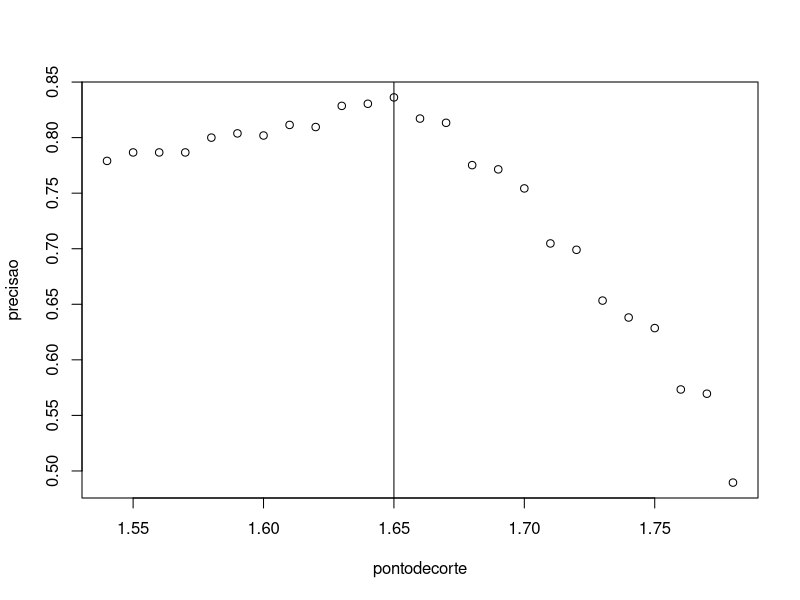
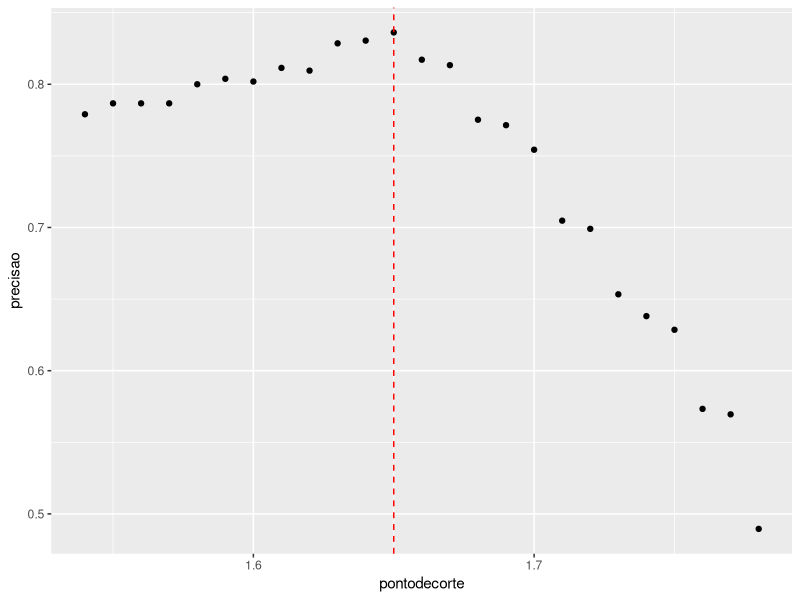
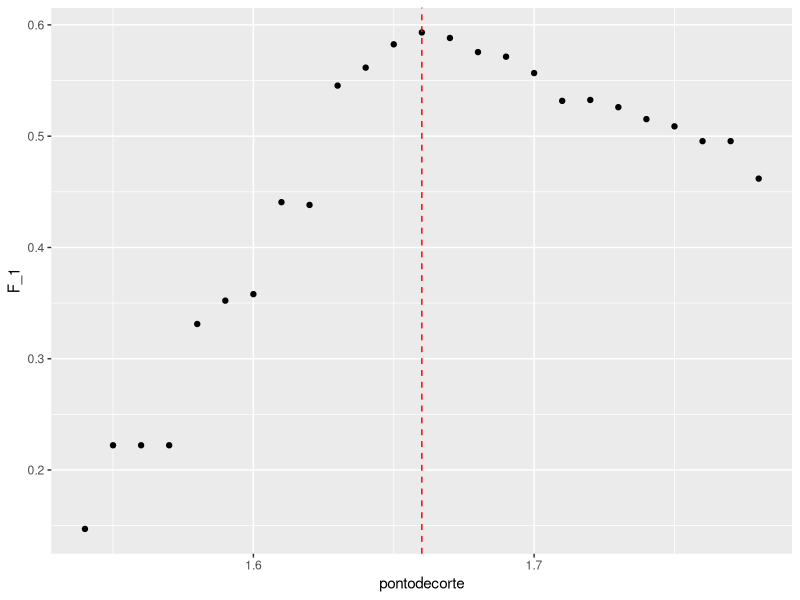
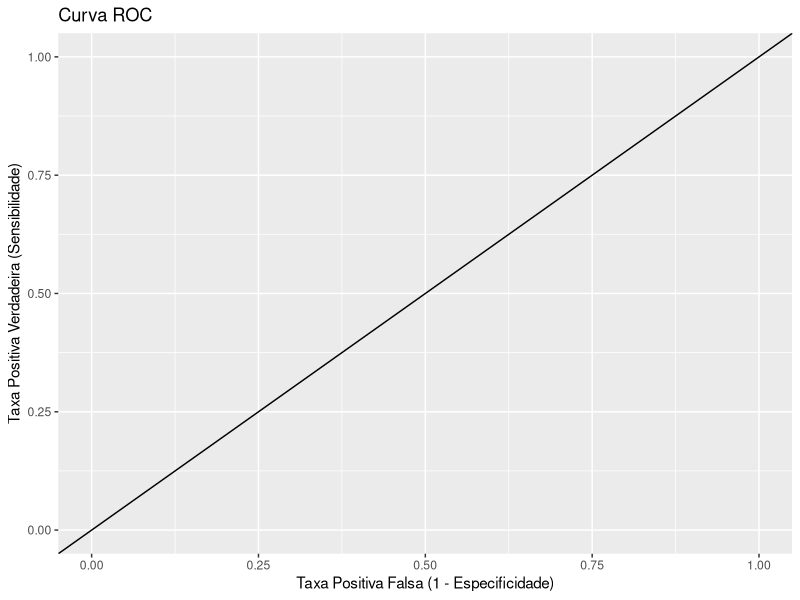
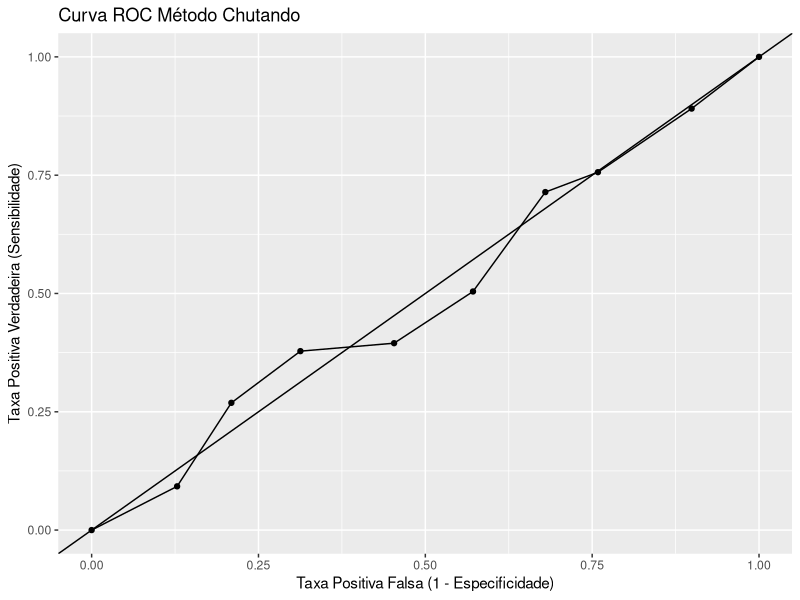
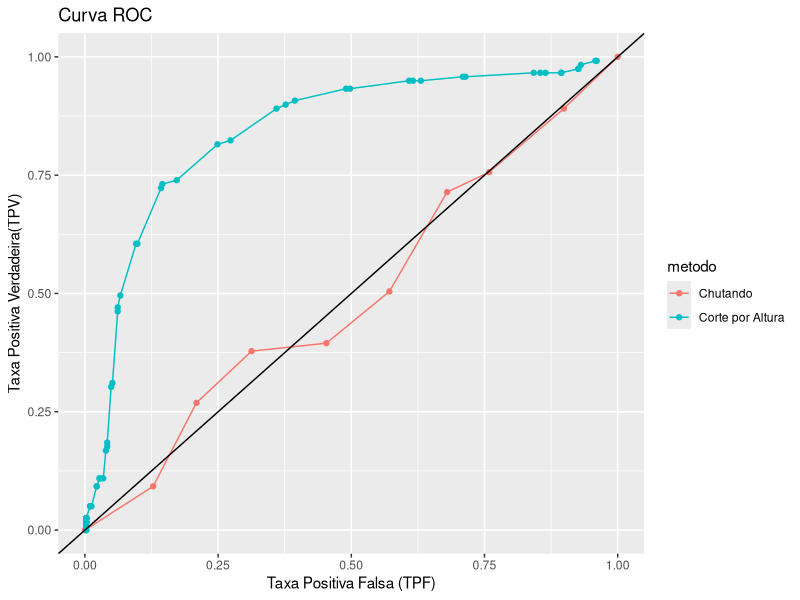
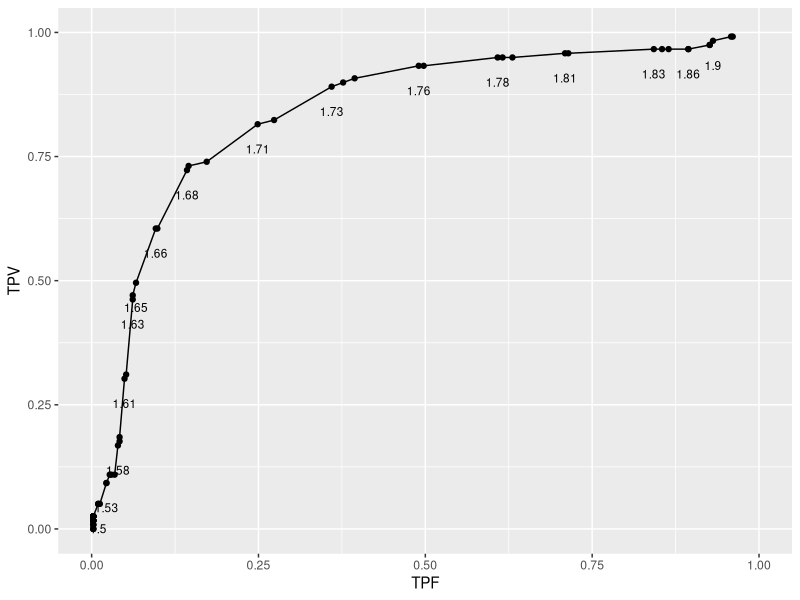
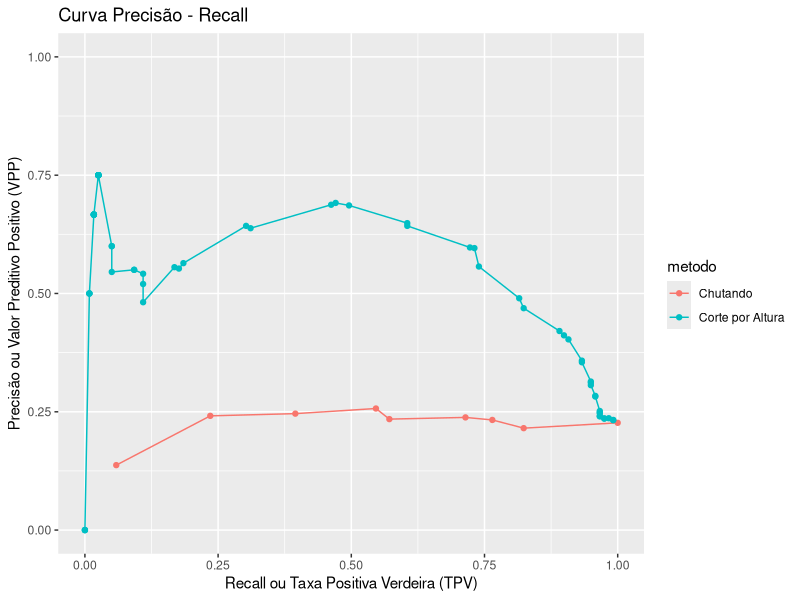

Recreate these plots in R, in order.
## ---- chunk 1
knitr::opts_chunk$set(fig.width = 9, 
                      fig.height= 7,  
                      fig.retina = 3,
                      message = FALSE, 
                      warning = FALSE,
                      dev=c("png"), 
                      fig.path="imagens/Aula08/")
## ---- chunk 2
library(tidyverse)
library(caret)
library(dslabs)
data(heights)
## ---- chunk 3
head(heights)
str(heights)
alturas <- heights %>%
  # traduz dados para o português e transforma polegada para metro
  mutate(
          sex = case_when(
                           sex == "Male" ~ "Masculino",
                           sex == "Female" ~ "Feminino"
                          ), 
          altura = height * 2.54 / 100 ) %>%
  rename( sexo = sex) %>% 
  select(sexo , altura)
head(alturas)
str(alturas)
## ---- chunk 4
alturas <- data.frame(sexo = factor(alturas$sexo), altura = alturas$altura)
str(alturas)
head(alturas)
## ---- chunk 5
y <- alturas$sexo
x <- alturas$altura
## ---- chunk 6
set.seed(2021)
indice_teste <- createDataPartition(y, times = 1, p = 0.5, list = FALSE)
conj_teste <- alturas[indice_teste, ]
conj_treino <- alturas[-indice_teste, ]
head(conj_teste)
str(conj_teste)
summary(conj_teste)
head(conj_treino)
str(conj_treino)
summary(conj_treino)
## ---- chunk 7
y_chapeu <- sample(c("Masculino", "Feminino"), length(indice_teste), replace = TRUE) %>% 
  factor(levels = levels(conj_teste$sexo))
## ---- chunk 8
mean(y_chapeu == conj_teste$sexo)

## ---- chunk 9
alturas %>% group_by(sexo) %>% summarize(mean(altura), sd(altura))
media_Homem <- mean(alturas[alturas$sexo=="Masculino",]$altura)
desv_pad_Homem <- sd(alturas[alturas$sexo=="Masculino",]$altura)
media_Homem
desv_pad_Homem
media_Homem - 2*desv_pad_Homem
y_chapeu <- ifelse(x > media_Homem - 2*desv_pad_Homem , "Masculino", "Feminino") %>% factor(levels = levels(conj_teste$sexo))
mean(y == y_chapeu)
## ---- chunk 10
pontodecorte <- seq(1.54, 1.78, by = 0.01)
precisao <- map_dbl(pontodecorte, function(x){
  y_chapeu <- ifelse(conj_treino$altura > x, "Masculino", "Feminino") %>% 
    factor(levels = levels(conj_teste$sexo))
  mean(y_chapeu == conj_treino$sexo)
})
max(precisao)
melhor_ponto <- pontodecorte[which.max(precisao)]
melhor_ponto
plot(pontodecorte, precisao) 
abline(v=melhor_ponto)
y_chapeu <- ifelse(conj_teste$altura > melhor_ponto, "Masculino", "Feminino") %>% 
  factor(levels = levels(conj_teste$sexo))
y_chapeu <- factor(y_chapeu)
mean(y_chapeu == conj_teste$sexo)

## ---- chunk 11
library(ggplot2)
dados <- data.frame(pontodecorte, precisao)
ggplot(data=dados, aes(x=pontodecorte, y=precisao)) + geom_point() +
       geom_vline(xintercept = melhor_ponto, linetype="dashed", color="red")
## ---- chunk 12
table(previsto = y_chapeu, real = conj_teste$sexo)
conj_teste %>% 
  mutate(y_chapeu = y_chapeu) %>%
  group_by(sexo) %>% 
  summarize(precisao = mean(y_chapeu == sexo))
confusionMatrix(data = y_chapeu, reference = conj_teste$sexo)
## ---- chunk 13
pontodecorte <- seq(1.54, 1.78, by = 0.01)
F_1 <- map_dbl(pontodecorte, function(x){
  y_chapeu <- ifelse(conj_treino$altura > x, "Masculino", "Feminino") %>% 
    factor(levels = levels(conj_teste$sexo))
  F_meas(data = y_chapeu, reference = factor(conj_treino$sexo))
})
max(F_1)
melhor_ponto <- pontodecorte[which.max(F_1)]
melhor_ponto
dados <- data.frame(pontodecorte, F_1)
ggplot(data=dados, aes(x=pontodecorte, y=F_1)) + geom_point() +
       geom_vline(xintercept = melhor_ponto, linetype="dashed", color="red")
y_chapeu <- ifelse(conj_teste$altura > melhor_ponto, "Masculino", "Feminino") %>% 
  factor(levels = levels(conj_teste$sexo))
confusionMatrix(data = y_chapeu, reference = conj_teste$sexo)
## ---- chunk 14
p <- 0.9
y_chapeu <- sample(c("Masculino", "Feminino"), 
                   length(indice_teste), replace = TRUE, prob=c(p, 1-p)) %>%                            factor(levels = levels(conj_teste$sexo))
mean(y_chapeu == conj_teste$sexo)
## ---- chunk 15
     ggplot() +
     geom_abline(intercept = 0, slope = 1.) + 
     labs(x = "Taxa Positiva Falsa (1 - Especificidade)", 
          y = "Taxa Positiva Verdadeira (Sensibilidade)", 
          title = "Curva ROC") +
     scale_x_continuous(limits = c(0, 1.0)) + 
     scale_y_continuous(limits = c(0, 1.0))
## ---- chunk 16
probs <- seq(0, 1, length.out = 10)
chutando <- map_df(probs, function(p){
     y_chapeu <- 
          sample(c("Masculino", "Feminino"), length(indice_teste), replace = TRUE,                            prob=c(p, 1-p)) %>%  factor(levels = levels(conj_teste$sexo))
      list(metodo = "Chutando",
           TPF = 1 - specificity(y_chapeu, conj_teste$sexo),
           TPV = sensitivity(y_chapeu, conj_teste$sexo)) 
})
     chutando %>%
     ggplot(aes(TPF, TPV)) +
     geom_line() +
     geom_point() +
     geom_abline(intercept = 0, slope = 1.) + 
     labs(x = "Taxa Positiva Falsa (1 - Especificidade)", 
          y = "Taxa Positiva Verdadeira (Sensibilidade)", 
          title = "Curva ROC Método Chutando") +
     scale_x_continuous(limits = c(0, 1.0)) + 
     scale_y_continuous(limits = c(0, 1.0))
## ---- chunk 17
pontodecorte <- seq(1.27 , 1.92, by = 0.01)
altura_ptdecorte <- map_df(pontodecorte, function(x){
     y_chapeu <- ifelse(conj_teste$altura > x, "Masculino", "Feminino") %>% 
                 factor(levels = levels(conj_teste$sexo))
     list(metodo = "Corte por Altura",
        TPF = 1 - specificity(y_chapeu, conj_teste$sexo),
        TPV = sensitivity(y_chapeu, conj_teste$sexo)) 
})
bind_rows(chutando, altura_ptdecorte) %>%
     ggplot(aes(TPF, TPV, color = metodo)) +
     geom_line() +
     geom_point() +
     geom_abline(intercept = 0, slope = 1.) + 
     labs(x = "Taxa Positiva Falsa (TPF)", 
          y = "Taxa Positiva Verdadeira(TPV)", 
          title = "Curva ROC") +
     scale_x_continuous(limits = c(0, 1.0)) + 
     scale_y_continuous(limits = c(0, 1.0))

## ---- chunk 18
map_df(pontodecorte, function(x){
     y_chapeu <- ifelse(conj_teste$altura > x, "Masculino", "Feminino") %>% 
                  factor(levels = c("Masculino", "Feminino"))
     list(metodo = "Corte por Altura",
          corte = round(x, 2), 
          TPF = 1 - specificity(y_chapeu, conj_teste$sexo),
          TPV = sensitivity(y_chapeu, conj_teste$sexo)) 
}) %>%
     ggplot(aes(TPF, TPV, label = corte)) +
     geom_line() +
     geom_point() +
     geom_text(nudge_y = - 0.05, size = 3, check_overlap = TRUE) +
     scale_x_continuous(limits = c(0, 1.0)) + 
     scale_y_continuous(limits = c(0, 1.0))
## ---- chunk 19
chutando <- map_df(probs, function(p){
            y_chapeu <- sample(c("Masculino", "Feminino"), length(indice_teste), 
            replace = TRUE, prob=c(p, 1-p)) %>% 
            factor(levels = c("Masculino", "Feminino"))
     list(metodo = "Chutando",
           recall = sensitivity(y_chapeu, conj_teste$sexo),
           precisao = posPredValue(y_chapeu, conj_teste$sexo))
})
altura_ptdecorte <- map_df(pontodecorte, function(x){
     y_chapeu <- ifelse(conj_teste$altura > x, "Masculino", "Feminino") %>% 
          factor(levels = c("Masculino", "Feminino"))
      list(metodo = "Corte por Altura",
           recall = sensitivity(y_chapeu, conj_teste$sexo),
           precisao = posPredValue(y_chapeu, conj_teste$sexo))
})
bind_rows(chutando, altura_ptdecorte) %>%
     ggplot(aes(recall, precisao, color = metodo)) +
     geom_line() +
     geom_point() +
     labs(x = "Recall ou Taxa Positiva Verdeira (TPV)", 
          y = "Precisão ou Valor Preditivo Positivo (VPP)", 
          title = "Curva Precisão - Recall") +
     scale_x_continuous(limits = c(0, 1.0)) + 
     scale_y_continuous(limits = c(0, 1.0))
